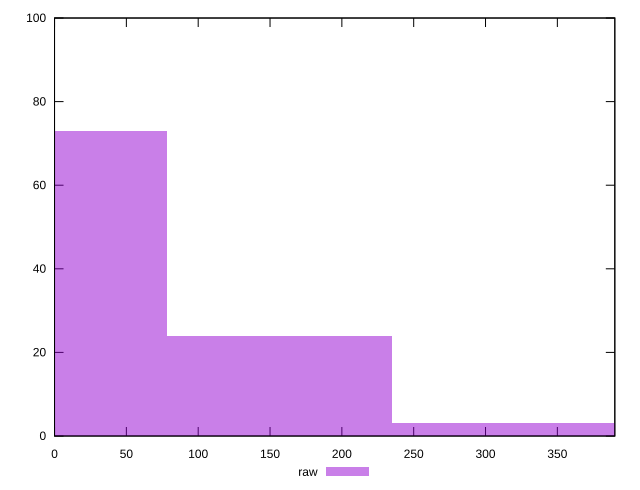

Generate this figure with gnuplot:
reset

$raw <<EOF
0 73
156.47776691080452 24
312.95553382160904 3
EOF

set key outside below
set boxwidth 156.47776691080452
set xrange [0:390]
set yrange [0:100]
set trange [0:100]
set style fill transparent solid 0.5 noborder
set terminal svg size 640, 490 enhanced background rgb 'white'
set output "reports/report_00027_2021-02-24T12-40-31.850Z/legacy-javascript/samples/astro/raw/histogram.svg"

plot $raw title "raw" with boxes

reset
